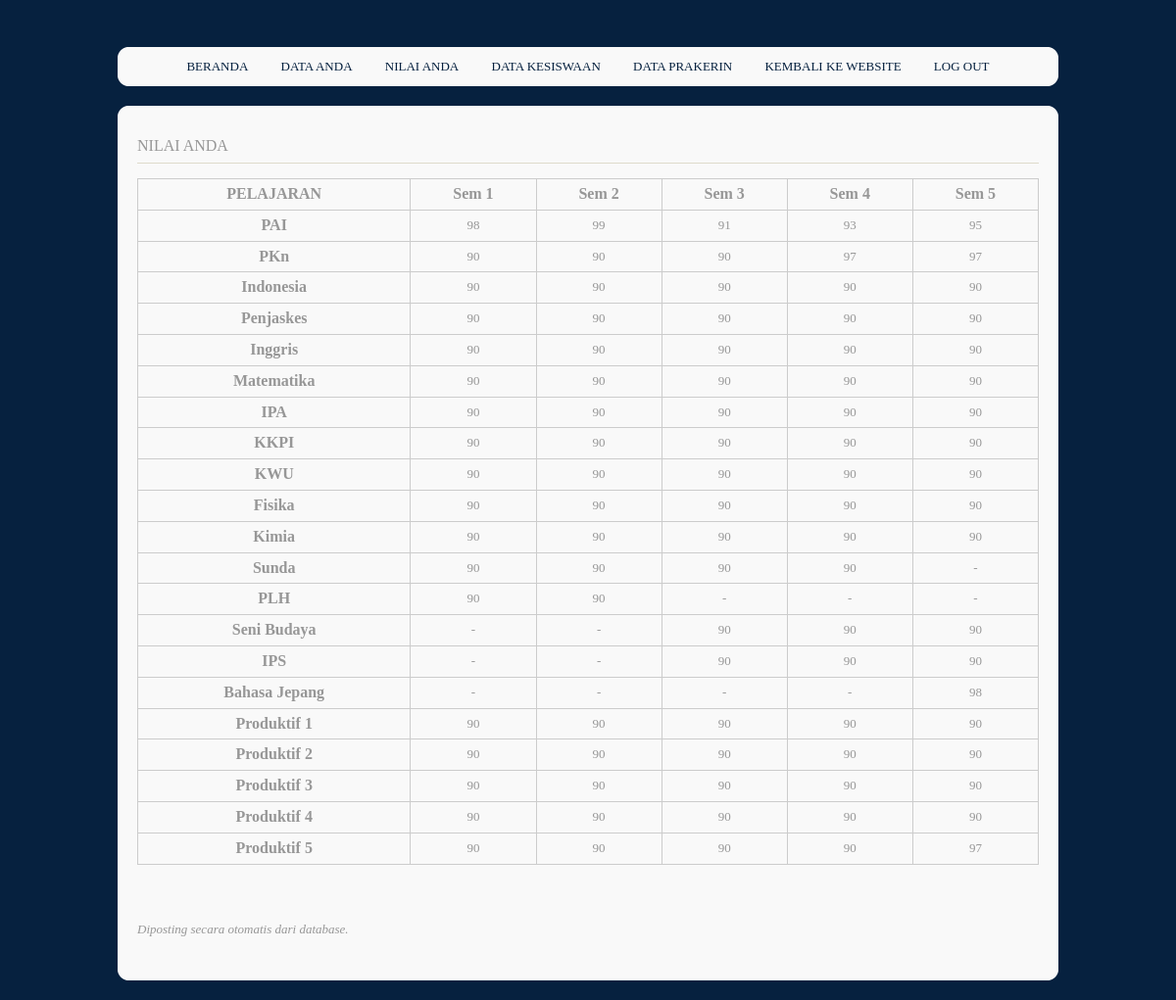
Page /siswa/kurikulum.php (signed in) on the committed database.
### tables this page shows
CREATE TABLE IF NOT EXISTS `tbl_tatausaha` (
  `nis` varchar(15) NOT NULL,
  `kelas` text NOT NULL,
  `jurusan` text NOT NULL,
  `nama` text NOT NULL,
  `tempat_lahir` text NOT NULL,
  `tanggal_lahir` date NOT NULL,
  `jenis_kelamin` varchar(1) NOT NULL,
  `agama` text NOT NULL,
  `alamat` text NOT NULL,
  `telp` text NOT NULL,
  `nama_ayah` text NOT NULL,
  `alamat_ayah` text NOT NULL,
  `telp_ayah` text NOT NULL,
  `nama_ibu` text NOT NULL,
  `alamat_ibu` text NOT NULL,
  `telp_ibu` text NOT NULL,
  `sisa_iuran_bulanan` text NOT NULL,
  `sisa_dana_bangunan` text NOT NULL,
  PRIMARY KEY (`nis`),
  KEY `tanggal_lahir` (`tanggal_lahir`)
);

CREATE TABLE IF NOT EXISTS `tbl_kurikulum_s1` (
  `nis` varchar(15) NOT NULL,
  `agama1` float NOT NULL,
  `pkn1` float NOT NULL,
  `indonesia1` float NOT NULL,
  `penjaskes1` float NOT NULL,
  `inggris1` float NOT NULL,
  `matematika1` float NOT NULL,
  `ipa1` float NOT NULL,
  `kkpi1` float NOT NULL,
  `kwu1` float NOT NULL,
  `fisika1` float NOT NULL,
  `kimia1` float NOT NULL,
  `sunda1` float NOT NULL,
  `plh1` float NOT NULL,
  `produktif11` float NOT NULL,
  `produktif21` float NOT NULL,
  `produktif31` float NOT NULL,
  `produktif41` float NOT NULL,
  `produktif51` float NOT NULL,
  PRIMARY KEY (`nis`)
);

CREATE TABLE IF NOT EXISTS `tbl_kurikulum_s2` (
  `nis` varchar(15) NOT NULL,
  `agama2` float NOT NULL,
  `pkn2` float NOT NULL,
  `indonesia2` float NOT NULL,
  `penjaskes2` float NOT NULL,
  `inggris2` float NOT NULL,
  `matematika2` float NOT NULL,
  `ipa2` float NOT NULL,
  `kkpi2` float NOT NULL,
  `kwu2` float NOT NULL,
  `fisika2` float NOT NULL,
  `kimia2` float NOT NULL,
  `sunda2` float NOT NULL,
  `plh2` float NOT NULL,
  `produktif12` float NOT NULL,
  `produktif22` float NOT NULL,
  `produktif32` float NOT NULL,
  `produktif42` float NOT NULL,
  `produktif52` float NOT NULL,
  PRIMARY KEY (`nis`)
);

CREATE TABLE IF NOT EXISTS `tbl_kurikulum_s3` (
  `nis` varchar(15) NOT NULL,
  `agama3` float NOT NULL,
  `pkn3` float NOT NULL,
  `indonesia3` float NOT NULL,
  `penjaskes3` float NOT NULL,
  `inggris3` float NOT NULL,
  `matematika3` float NOT NULL,
  `ipa3` float NOT NULL,
  `kkpi3` float NOT NULL,
  `kwu3` float NOT NULL,
  `fisika3` float NOT NULL,
  `kimia3` float NOT NULL,
  `sunda3` float NOT NULL,
  `senibudaya3` float NOT NULL,
  `ips3` float NOT NULL,
  `produktif13` float NOT NULL,
  `produktif23` float NOT NULL,
  `produktif33` float NOT NULL,
  `produktif43` float NOT NULL,
  `produktif53` float NOT NULL,
  PRIMARY KEY (`nis`)
);

CREATE TABLE IF NOT EXISTS `tbl_kurikulum_s4` (
  `nis` varchar(15) NOT NULL,
  `agama4` float NOT NULL,
  `pkn4` float NOT NULL,
  `indonesia4` float NOT NULL,
  `penjaskes4` float NOT NULL,
  `inggris4` float NOT NULL,
  `matematika4` float NOT NULL,
  `ipa4` float NOT NULL,
  `kkpi4` float NOT NULL,
  `kwu4` float NOT NULL,
  `fisika4` float NOT NULL,
  `kimia4` float NOT NULL,
  `sunda4` float NOT NULL,
  `senibudaya4` float NOT NULL,
  `ips4` float NOT NULL,
  `produktif14` float NOT NULL,
  `produktif24` float NOT NULL,
  `produktif34` float NOT NULL,
  `produktif44` float NOT NULL,
  `produktif54` float NOT NULL,
  PRIMARY KEY (`nis`)
);

CREATE TABLE IF NOT EXISTS `tbl_kurikulum_s5` (
  `nis` varchar(15) NOT NULL,
  `agama5` float NOT NULL,
  `pkn5` float NOT NULL,
  `indonesia5` float NOT NULL,
  `penjaskes5` float NOT NULL,
  `inggris5` float NOT NULL,
  `matematika5` float NOT NULL,
  `ipa5` float NOT NULL,
  `kkpi5` float NOT NULL,
  `kwu5` float NOT NULL,
  `fisika5` float NOT NULL,
  `kimia5` float NOT NULL,
  `senibudaya5` float NOT NULL,
  `ips5` float NOT NULL,
  `jepang5` float NOT NULL,
  `produktif15` float NOT NULL,
  `produktif25` float NOT NULL,
  `produktif35` float NOT NULL,
  `produktif45` float NOT NULL,
  `produktif55` float NOT NULL,
  PRIMARY KEY (`nis`)
);

### config/lib.php (called while the page is built, shortened)
<?php
	function IsLoggedIn()
	{
		return true;
	}
	function GetLoginInfo()
	{
		if( IsLoggedIn() )
		{
			$data["user"]	= $_SESSION['username'];
			$data["pass"]	= $_SESSION['password'];
			$data["flag"]	= $_SESSION['flag'];
			return $data;
		}
		return NULL;
	}
	function GetAccountInfo()
	{
		$login		= GetLoginInfo();
		$primary	= $login["user"];
		if( $login["flag"] == "US" )
		{
			$query	= "SELECT * FROM tbl_tatausaha WHERE nis='$primary'";
			$check	= mysql_query( $query );
			if( !$check )
			{
				$data["Silahkan Edit Profil"]	= "";
				DisconnectDatabase();
				return $data;
			}
			else
			{
				$query	= "SELECT * FROM tbl_tatausaha
						   INNER JOIN tbl_kesiswaan ON ( tbl_tatausaha.nis = tbl_kesiswaan.nis )
						   INNER JOIN tbl_hubin ON ( tbl_kesiswaan.nis = tbl_hubin.nis )
						   INNER JOIN tbl_kurikulum_s1 ON ( tbl_hubin.nis = tbl_kurikulum_s1.nis )
						   INNER JOIN tbl_kurikulum_s2 ON ( tbl_kurikulum_s1.nis = tbl_kurikulum_s2.nis )
						   INNER JOIN tbl_kurikulum_s3 ON ( tbl_kurikulum_s2.nis = tbl_kurikulum_s3.nis )
						   INNER JOIN tbl_kurikulum_s4 ON ( tbl_kurikulum_s3.nis = tbl_kurikulum_s4.nis )
						   INNER JOIN tbl_kurikulum_s5 ON ( tbl_kurikulum_s4.nis = tbl_kurikulum_s5.nis )
						   WHERE tbl_tatausaha.nis='$primary'";
				$array	= mysql_query( $query ) or die( mysql_error() );
				$data	= mysql_fetch_array( $array );
				return $data;
			}
		}
		return NULL;
	}
?>

### siswa/content_kurikulum.php (the view, shortened to what this page needs)
<?php
if(!isset($_SESSION['username']) || ($_SESSION['flag'] != "US") )
	echo "<html><head><title>404 Not Found</title></head><body><h1>Not Found</h1><p>The requested URL was not found on this server.</p></body></html>";
else
	{
?>
<html xmlns="http://www.w3.org/1999/xhtml" xml:lang="EN" lang="EN" dir="ltr">
<head profile="http://gmpg.org/xfn/11">
<link rel="stylesheet" href="../styles/layout.css" type="text/css" />
</head>
<body id="top">
<div class="wrapper row3">
  <div class="rnd">
    <div id="container" class="clear">
      <h1>NILAI ANDA</h1>
<?php
	require_once "../config/lib.php";
	if( !IsLoggedIn() )
	{
		echo "Belum Login";
	}
	else
	{
		$login		= GetLoginInfo();
		$account	= GetAccountInfo();
		if( $login["flag"] == "US" )
		{
?>
			<TABLE id="nilai" width="100%" border="1">
				<TR>
					<TD>
						<B>PELAJARAN</B>
					</TD>
					<TD>
						<B>Sem 1</B>
					</TD>
					<TD>
						<B>Sem 2</B>
					</TD>
					<TD>
						<B>Sem 3</B>
					</TD>
					<TD>
						<B>Sem 4</B>
					</TD>
					<TD>
						<B>Sem 5</B>
					</TD>
				</TR>
				<TR>
					<TD>
						<B>PAI</B>
					</TD>
					<TD>
						<?php echo $account["agama1"]; ?>
					</TD>
					<TD>
						<?php echo $account["agama2"]; ?>
					</TD>
					<TD>
						<?php echo $account["agama3"]; ?>
					</TD>
					<TD>
						<?php echo $account["agama4"]; ?>
					</TD>
					<TD>
						<?php echo $account["agama5"]; ?>
					</TD>
				</TR>
				<TR>
					<TD>
						<B>PKn</B>
					</TD>
					<TD>
						<?php echo $account["pkn1"]; ?>
					</TD>
					<TD>
						<?php echo $account["pkn2"]; ?>
					</TD>
					<TD>
						<?php echo $account["pkn3"]; ?>
					</TD>
					<TD>
						<?php echo $account["pkn4"]; ?>
					</TD>
					<TD>
						<?php echo $account["pkn5"]; ?>
					</TD>
				</TR>
				<TR>
					<TD>
						<B>Indonesia</B>
					</TD>
					<TD>
						<?php echo $account["indonesia1"]; ?>
					</TD>
					<TD>
						<?php echo $account["indonesia2"]; ?>
					</TD>
					<TD>
						<?php echo $account["indonesia3"]; ?>
					</TD>
					<TD>
						<?php echo $account["indonesia4"]; ?>
					</TD>
					<TD>
						<?php echo $account["indonesia5"]; ?>
					</TD>
				</TR>
				<TR>
					<TD>
						<B>Penjaskes</B>
					</TD>
					<TD>
						<?php echo $account["penjaskes1"]; ?>
					</TD>
					<TD>
						<?php echo $account["penjaskes2"]; ?>
					</TD>
					<TD>
						<?php echo $account["penjaskes3"]; ?>
					</TD>
					<TD>
						<?php echo $account["penjaskes4"]; ?>
					</TD>
					<TD>
						<?php echo $account["penjaskes5"]; ?>
					</TD>
				</TR>
				<TR>
					<TD>
						<B>Inggris</B>
					</TD>
					<TD>
						<?php echo $account["inggris1"]; ?>
					</TD>
					<TD>
						<?php echo $account["inggris2"]; ?>
					</TD>
					<TD>
						<?php echo $account["inggris3"]; ?>
					</TD>
					<TD>
						<?php echo $account["inggris4"]; ?>
					</TD>
					<TD>
						<?php echo $account["inggris5"]; ?>
					</TD>
				</TR>
				<TR>
					<TD>
						<B>Matematika</B>
					</TD>
					<TD>
						<?php echo $account["matematika1"]; ?>
					</TD>
					<TD>
						<?php echo $account["matematika2"]; ?>
					</TD>
					<TD>
						<?php echo $account["matematika3"]; ?>
					</TD>
					<TD>
						<?php echo $account["matematika4"]; ?>
					</TD>
					<TD>
						<?php echo $account["matematika5"]; ?>
					</TD>
				</TR>
				<TR>
					<TD>
						<B>IPA</B>
					</TD>
					<TD>
						<?php echo $account["ipa1"]; ?>
					</TD>
					<TD>
						<?php echo $account["ipa2"]; ?>
					</TD>
					<TD>
						<?php echo $account["ipa3"]; ?>
					</TD>
					<TD>
						<?php echo $account["ipa4"]; ?>
					</TD>
					<TD>
						<?php echo $account["ipa5"]; ?>
					</TD>
				</TR>
				<TR>
					<TD>
						<B>KKPI</B>
					</TD>
					<TD>
						<?php echo $account["kkpi1"]; ?>
					</TD>
					<TD>
						<?php echo $account["kkpi2"]; ?>
					</TD>
					<TD>
						<?php echo $account["kkpi3"]; ?>
					</TD>
					<TD>
						<?php echo $account["kkpi4"]; ?>
					</TD>
					<TD>
						<?php echo $account["kkpi5"]; ?>
					</TD>
				</TR>
				<TR>
					<TD>
						<B>KWU</B>
					</TD>
					<TD>
						<?php echo $account["kwu1"]; ?>
					</TD>
					<TD>
						<?php echo $account["kwu2"]; ?>
					</TD>
					<TD>
						<?php echo $account["kwu3"]; ?>
					</TD>
					<TD>
						<?php echo $account["kwu4"]; ?>
					</TD>
					<TD>
						<?php echo $account["kwu5"]; ?>
					</TD>
				</TR>
				<TR>
					<TD>
						<B>Fisika</B>
					</TD>
					<TD>
						<?php echo $account["fisika1"]; ?>
					</TD>
					<TD>
						<?php echo $account["fisika2"]; ?>
					</TD>
					<TD>
						<?php echo $account["fisika3"]; ?>
					</TD>
					<TD>
						<?php echo $account["fisika4"]; ?>
					</TD>
					<TD>
						<?php echo $account["fisika5"]; ?>
					</TD>
				</TR>
				<TR>
					<TD>
						<B>Kimia</B>
					</TD>
					<TD>
						<?php echo $account["kimia1"]; ?>
					</TD>
					<TD>
						<?php echo $account["kimia2"]; ?>
					</TD>
					<TD>
						<?php echo $account["kimia3"]; ?>
					</TD>
					<TD>
						<?php echo $account["kimia4"]; ?>
					</TD>
					<TD>
						<?php echo $account["kimia5"]; ?>
					</TD>
				</TR>
				<TR>
					<TD>
						<B>Sunda</B>
					</TD>
					<TD>
						<?php echo $account["sunda1"]; ?>
					</TD>
					<TD>
						<?php echo $account["sunda2"]; ?>
					</TD>
					<TD>
						<?php echo $account["sunda3"]; ?>
					</TD>
					<TD>
						<?php echo $account["sunda4"]; ?>
					</TD>
					<TD>
						-
					</TD>
				</TR>
				<TR>
					<TD>
						<B>PLH</B>
					</TD>
					<TD>
						<?php echo $account["plh1"]; ?>
					</TD>
					<TD>
						<?php echo $account["plh2"]; ?>
					</TD>
					<TD>
						-
					</TD>
					<TD>
						-
					</TD>
					<TD>
						-
					</TD>
				</TR>
				<TR>
					<TD>
						<B>Seni Budaya</B>
					</TD>
					<TD>
						-
					</TD>
					<TD>
						-
					</TD>
					<TD>
						<?php echo $account["senibudaya3"]; ?>
					</TD>
					<TD>
						<?php echo $account["senibudaya4"]; ?>
					</TD>
					<TD>
						<?php echo $account["senibudaya5"]; ?>
					</TD>
				</TR>
				<TR>
					<TD>
						<B>IPS</B>
					</TD>
					<TD>
						-
					</TD>
					<TD>
						-
					</TD>
					<TD>
						<?php echo $account["ips3"]; ?>
					</TD>
					<TD>
						<?php echo $account["ips4"]; ?>
					</TD>
					<TD>
						<?php echo $account["ips5"]; ?>
					</TD>
				</TR>
				<TR>
					<TD>
						<B>Bahasa Jepang</B>
					</TD>
					<TD>
						-
					</TD>
					<TD>
						-
					</TD>
					<TD>
						-
					</TD>
					<TD>
						-
					</TD>
					<TD>
						<?php echo $account["jepang5"]; ?>
					</TD>
				</TR>
				<TR>
					<TD>
						<B>Produktif 1</B>
					</TD>
					<TD>
						<?php echo $account["produktif11"]; ?>
					</TD>
					<TD>
						<?php echo $account["produktif12"]; ?>
					</TD>
					<TD>
						<?php echo $account["produktif13"]; ?>
					</TD>
					<TD>
						<?php echo $account["produktif14"]; ?>
					</TD>
					<TD>
						<?php echo $account["produktif15"]; ?>
					</TD>
				</TR>
				<TR>
					<TD>
						<B>Produktif 2</B>
					</TD>
					<TD>
						<?php echo $account["produktif21"]; ?>
					</TD>
					<TD>
						<?php echo $account["produktif22"]; ?>
					</TD>
					<TD>
						<?php echo $account["produktif23"]; ?>
					</TD>
					<TD>
						<?php echo $account["produktif24"]; ?>
					</TD>
					<TD>
						<?php echo $account["produktif25"]; ?>
					</TD>
				</TR>
				<TR>
					<TD>
						<B>Produktif 3</B>
					</TD>
					<TD>
						<?php echo $account["produktif31"]; ?>
					</TD>
					<TD>
						<?php echo $account["produktif32"]; ?>
					</TD>
					<TD>
						<?php echo $account["produktif33"]; ?>
					</TD>
					<TD>
						<?php echo $account["produktif34"]; ?>
					</TD>
					<TD>
						<?php echo $account["produktif35"]; ?>
					</TD>
				</TR>
				<TR>
					<TD>
						<B>Produktif 4</B>
					</TD>
					<TD>
						<?php echo $account["produktif41"]; ?>
					</TD>
					<TD>
						<?php echo $account["produktif42"]; ?>
					</TD>
					<TD>
						<?php echo $account["produktif43"]; ?>
					</TD>
					<TD>
						<?php echo $account["produktif44"]; ?>
					</TD>
					<TD>
						<?php echo $account["produktif45"]; ?>
					</TD>
				</TR>
				<TR>
					<TD>
						<B>Produktif 5</B>
					</TD>
					<TD>
						<?php echo $account["produktif51"]; ?>
					</TD>
					<TD>
						<?php echo $account["produktif52"]; ?>
					</TD>
					<TD>
						<?php echo $account["produktif53"]; ?>
					</TD>
					<TD>
						<?php echo $account["produktif54"]; ?>
					</TD>
					<TD>
						<?php echo $account["produktif55"]; ?>
					</TD>
				</TR>
			</TABLE>
			<BR><BR>
			<I>Diposting secara otomatis dari database.</I>
			<BR><BR>
<?php
		}
	}
?>
    </div>
  </div>
</div>
</body>
</html>
<?php
	}
?>

### styles/layout.css (style rules this page uses)
body { margin:0; padding:0; font-size:13px; font-family:Georgia, "Times New Roman", Times, serif; color:#979797; background-color:#06213F; }
.clear:after { content:"."; display:block; height:0; clear:both; visibility:hidden; line-height:0; }
.clear { display:inline-block; }
html[xmlns] .clear { display:block; }
div.wrapper { position:relative; margin:0 auto 20px; width:960px; text-align:left; }
div.wrapper h1, div.wrapper h2, div.wrapper h3, div.wrapper h4, div.wrapper h5, div.wrapper h6 { margin:0 0 15px 0; padding:0; font-size:16px; font-weight:normal; font-style:normal; line-height:normal; }
.row2, .row3, .row4 { color:#979797; background-color:#F9F9F9; }
#header, #container, #footer { display:block; width:960px; }
.rnd { display:block; width:960px; padding:12px 0 0 0; background:url("../images/round_top.gif") top left no-repeat; }
#container { width:920px; padding:20px; line-height:1.6em; background:url("../images/round_bot.gif") bottom left no-repeat; }
#container h1, #container h2, #container h3, #container h4, #container h5, #container h6 { padding-bottom:8px; border-bottom:1px solid #DEDACB; }

### styles/tables.css (style rules this page uses)
table { width:100%; border-collapse:collapse; table-layout:auto; vertical-align:top; margin-bottom:15px; border:1px solid #CCCCCC; }
table tbody td { vertical-align:top; border-collapse:collapse; border-left:1px solid #CCCCCC; border-right:1px solid #CCCCCC; }
table thead th, table tbody td { padding:5px; border-collapse:collapse; }

### siswa/content_kurikulum.php (style rules this page uses)
#nilai { text-align: center; }
#nilai tr td b { font-size: 16px; }

### rows in the picture
tbl_tatausaha: tbl_kurikulum_s1.agama1 "98", tbl_kurikulum_s2.agama2 "99", tbl_kurikulum_s3.agama3 "91", tbl_kurikulum_s4.agama4 "93", tbl_kurikulum_s5.agama5 "95", tbl_kurikulum_s1.pkn1 "90", tbl_kurikulum_s2.pkn2 "90", tbl_kurikulum_s3.pkn3 "90", tbl_kurikulum_s4.pkn4 "97", tbl_kurikulum_s5.pkn5 "97", tbl_kurikulum_s1.indonesia1 "90", tbl_kurikulum_s2.indonesia2 "90", tbl_kurikulum_s3.indonesia3 "90", tbl_kurikulum_s4.indonesia4 "90", tbl_kurikulum_s5.indonesia5 "90", tbl_kurikulum_s1.penjaskes1 "90", tbl_kurikulum_s2.penjaskes2 "90", tbl_kurikulum_s3.penjaskes3 "90", tbl_kurikulum_s4.penjaskes4 "90", tbl_kurikulum_s5.penjaskes5 "90", tbl_kurikulum_s1.inggris1 "90", tbl_kurikulum_s2.inggris2 "90", tbl_kurikulum_s3.inggris3 "90", tbl_kurikulum_s4.inggris4 "90", tbl_kurikulum_s5.inggris5 "90", tbl_kurikulum_s1.matematika1 "90", tbl_kurikulum_s2.matematika2 "90", tbl_kurikulum_s3.matematika3 "90", tbl_kurikulum_s4.matematika4 "90", tbl_kurikulum_s5.matematika5 "90", tbl_kurikulum_s1.ipa1 "90", tbl_kurikulum_s2.ipa2 "90", tbl_kurikulum_s3.ipa3 "90", tbl_kurikulum_s4.ipa4 "90", tbl_kurikulum_s5.ipa5 "90", tbl_kurikulum_s1.kkpi1 "90", tbl_kurikulum_s2.kkpi2 "90", tbl_kurikulum_s3.kkpi3 "90", tbl_kurikulum_s4.kkpi4 "90", tbl_kurikulum_s5.kkpi5 "90", tbl_kurikulum_s1.kwu1 "90", tbl_kurikulum_s2.kwu2 "90", tbl_kurikulum_s3.kwu3 "90", tbl_kurikulum_s4.kwu4 "90", tbl_kurikulum_s5.kwu5 "90", tbl_kurikulum_s1.fisika1 "90", tbl_kurikulum_s2.fisika2 "90", tbl_kurikulum_s3.fisika3 "90", tbl_kurikulum_s4.fisika4 "90", tbl_kurikulum_s5.fisika5 "90", tbl_kurikulum_s1.kimia1 "90", tbl_kurikulum_s2.kimia2 "90", tbl_kurikulum_s3.kimia3 "90", tbl_kurikulum_s4.kimia4 "90", tbl_kurikulum_s5.kimia5 "90", tbl_kurikulum_s1.sunda1 "90", tbl_kurikulum_s2.sunda2 "90", tbl_kurikulum_s3.sunda3 "90", tbl_kurikulum_s4.sunda4 "90", tbl_kurikulum_s1.plh1 "90", tbl_kurikulum_s2.plh2 "90", tbl_kurikulum_s3.senibudaya3 "90", tbl_kurikulum_s4.senibudaya4 "90", tbl_kurikulum_s5.senibudaya5 "90", tbl_kurikulum_s3.ips3 "90", tbl_kurikulum_s4.ips4 "90", tbl_kurikulum_s5.ips5 "90", tbl_kurikulum_s5.jepang5 "98", tbl_kurikulum_s1.produktif11 "90", tbl_kurikulum_s2.produktif12 "90", tbl_kurikulum_s3.produktif13 "90", tbl_kurikulum_s4.produktif14 "90", tbl_kurikulum_s5.produktif15 "90", tbl_kurikulum_s1.produktif21 "90", tbl_kurikulum_s2.produktif22 "90", tbl_kurikulum_s3.produktif23 "90", tbl_kurikulum_s4.produktif24 "90", tbl_kurikulum_s5.produktif25 "90", tbl_kurikulum_s1.produktif31 "90", tbl_kurikulum_s2.produktif32 "90", tbl_kurikulum_s3.produktif33 "90", tbl_kurikulum_s4.produktif34 "90", tbl_kurikulum_s5.produktif35 "90", tbl_kurikulum_s1.produktif41 "90", tbl_kurikulum_s2.produktif42 "90", tbl_kurikulum_s3.produktif43 "90", tbl_kurikulum_s4.produktif44 "90", tbl_kurikulum_s5.produktif45 "90", tbl_kurikulum_s1.produktif51 "90", tbl_kurikulum_s2.produktif52 "90", tbl_kurikulum_s3.produktif53 "90", tbl_kurikulum_s4.produktif54 "90", tbl_kurikulum_s5.produktif55 "97"
